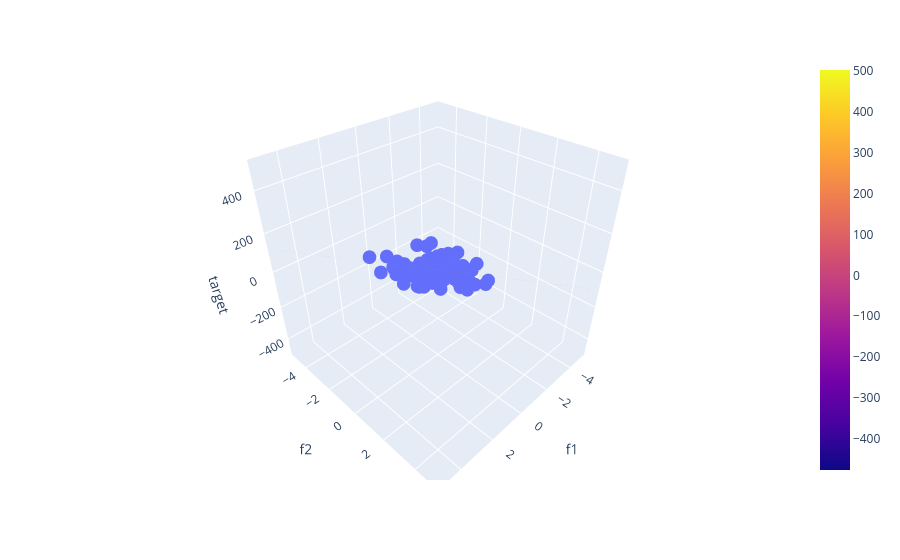

The code cell stored with this chart in its notebook:
### Code cell
fig = px.scatter_3d(df, x='f1', y='f2', z='target')
fig.add_trace(go.Surface(x = x, y = y, z =z ))
fig.show()
